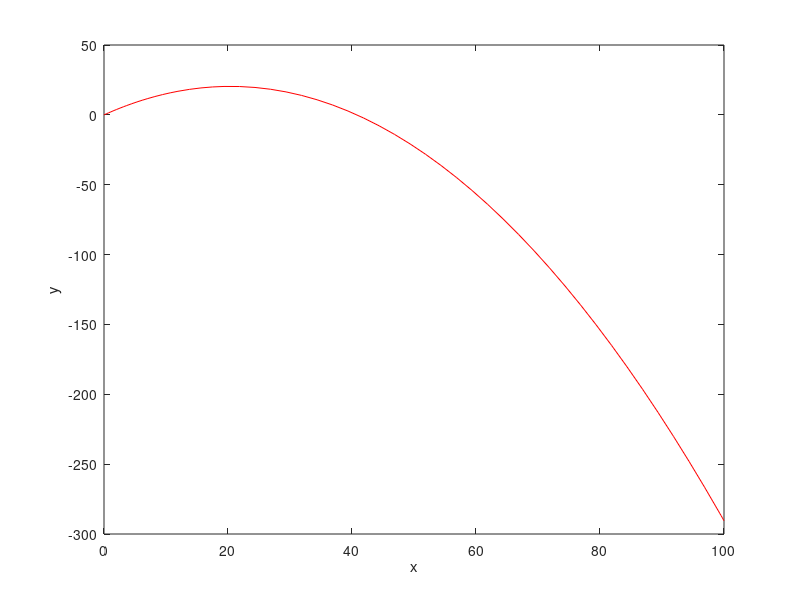

MATLAB code for this plot:
% Motion of a projectile - 
% 
% A projectile starts at x0,y0 with vx0, vy0 
% Calculate the trajectory of the projectile

x0 = 0;
y0 = 0;
v0x = 10;
v0y = 20;
xinit = [x0;v0x;y0;v0y];
Tinit = [0 10];

eom = @(x,g) [x(2);0;x(4);-g];

Tspan = [0 10];
opts = odeset('AbsTol',1e-2);
[T,Y] = ode45(@(t,x) eom(x,9.81), Tspan, xinit, opts);

x = Y(:,1); y = Y(:,3); 
vx = Y(:,2); vy=Y(:,4);

%% Visualization
figure; plot(x,y,'r-');
  xlabel('x'); ylabel('y'); 
